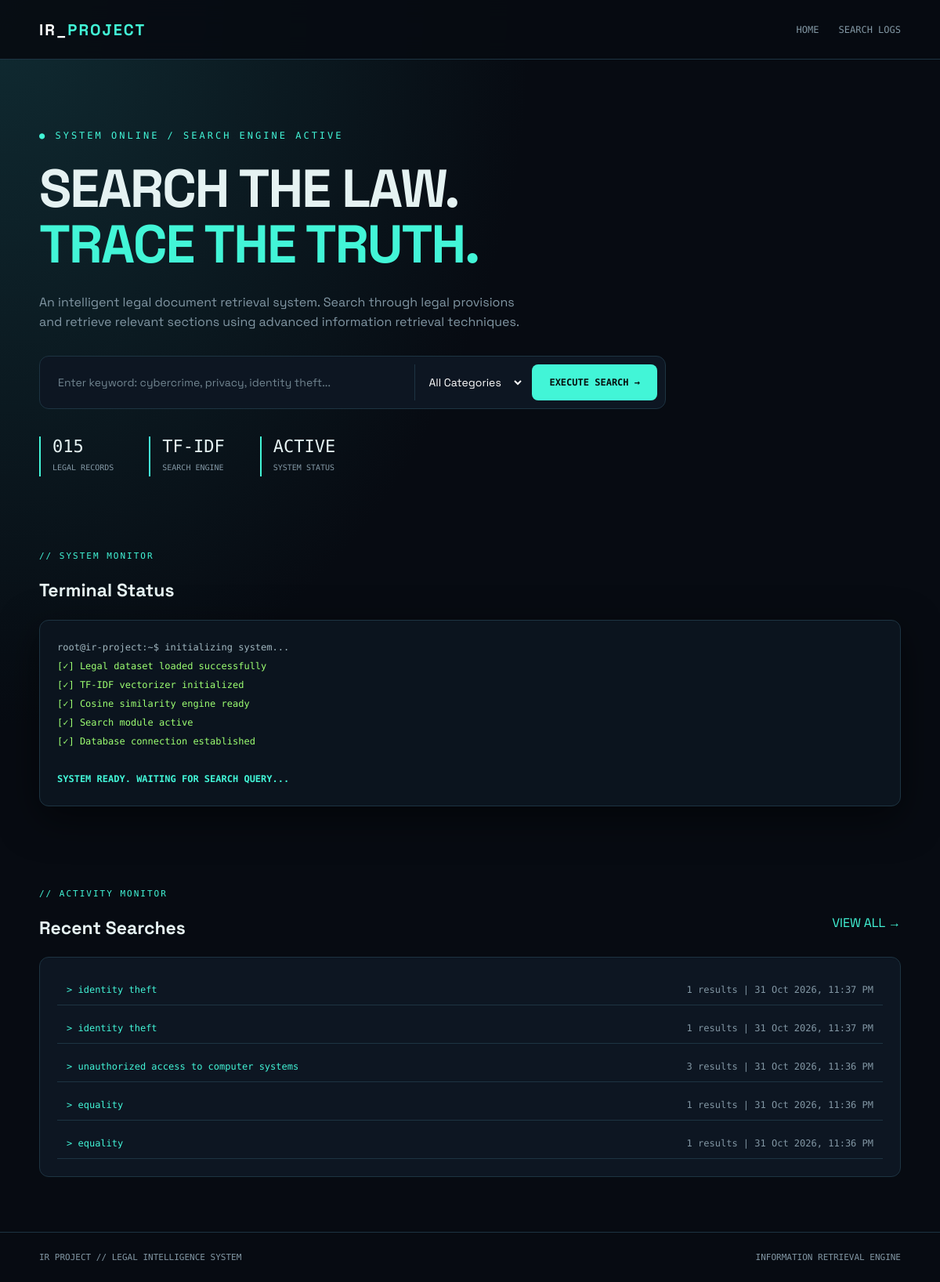
The page / on the database its author committed.
### tables this page shows
CREATE TABLE searches (
            id INTEGER PRIMARY KEY AUTOINCREMENT,
            query TEXT NOT NULL,
            result_count INTEGER NOT NULL,
            searched_at TEXT NOT NULL
        );

### app.py (the view)
@app.route("/", methods=["GET"])
def index():
    recent = []
    with sqlite3.connect(DB_PATH) as conn:
        recent = conn.execute(
            "SELECT query, result_count, searched_at FROM searches ORDER BY id DESC LIMIT 5"
        ).fetchall()
    return render_template("index.html", categories=get_categories(), recent=recent)

### app.py (called while the page is built)
def get_categories():
    return sorted({item["category"] for item in DATA})

### templates/index.html (shortened to what this page needs)
{% extends "base.html" %}
{% block content %}
<section class="hero wrap">
    <div class="eyebrow">
        ● SYSTEM ONLINE / SEARCH ENGINE ACTIVE
    </div>
    <h1>
        SEARCH THE LAW.<br>
        <em>TRACE THE TRUTH.</em>
    </h1>
    <p>
        An intelligent legal document retrieval system.
        Search through legal provisions and retrieve relevant
        sections using advanced information retrieval techniques.
    </p>
    <form action="/search" method="GET" class="searchbox">
        <input
            type="text"
            name="q"
            placeholder="Enter keyword: cybercrime, privacy, identity theft..."
            required
        >
        <select name="category">
            <option value="All">All Categories</option>
        </select>
        <button type="submit" class="btn">
            EXECUTE SEARCH →
        </button>
    </form>
    <div class="stats">
        <div class="stat">
            <b>015</b>
            <span>LEGAL RECORDS</span>
        </div>
        <div class="stat">
            <b>TF-IDF</b>
            <span>SEARCH ENGINE</span>
        </div>
        <div class="stat">
            <b>ACTIVE</b>
            <span>SYSTEM STATUS</span>
        </div>
    </div>
</section>
<section class="wrap section">
    <div class="section-head">
        <div>
            <div class="section-kicker">
                // SYSTEM MONITOR
            </div>
            <h2>Terminal Status</h2>
        </div>
    </div>
    <div class="terminal">
        <div>root@ir-project:~$ initializing system...</div>
        <div class="ok">[✓] Legal dataset loaded successfully</div>
        <div class="ok">[✓] TF-IDF vectorizer initialized</div>
        <div class="ok">[✓] Cosine similarity engine ready</div>
        <div class="ok">[✓] Search module active</div>
        <div class="ok">[✓] Database connection established</div>
        <br>
        <strong>
            SYSTEM READY. WAITING FOR SEARCH QUERY...
        </strong>
    </div>
</section>
<section class="wrap section">
    <div class="section-head">
        <div>
            <div class="section-kicker">
                // ACTIVITY MONITOR
            </div>
            <h2>Recent Searches</h2>
        </div>
        <a href="/history">VIEW ALL →</a>
    </div>
    {% if recent %}
    <div class="panel history-list">
        {% for q,n,t in recent %}
        <div class="history-row">
            <a href="/search?q={{ q|urlencode }}">
                > {{ q }}
            </a>
            <span class="muted">
                {{ n }} results | {{ t }}
            </span>
        </div>
        {% endfor %}
    </div>
    {% else %}
    <div class="empty">
        No search activity yet. Start your first query!
    </div>
    {% endif %}
</section>
{% endblock %}

### static/style.css (style rules this page uses)
:root { --bg: #070b12; --panel: #0d1622; --border: #1d3442; --cyan: #42f5d7; --green: #9dff72; --text: #e5f2f2; --muted: #8297a4; --mono: 'DM Mono', monospace; --sans: 'Space Grotesk', sans-serif; }
* { box-sizing: border-box; }
body { margin: 0; background: radial-gradient(ellipse at top left, #102b32, transparent 40%), var(--bg); color: var(--text); font-family: var(--sans); min-height: 100vh; line-height: 1.6; }
a { color: var(--cyan); text-decoration: none; }
.wrap { width: min(1100px, 92%); margin: auto; }
.hero { padding: 90px 0 60px; }
.eyebrow { color: var(--cyan); font: 12px var(--mono); letter-spacing: 3px; }
.hero h1 { font-size: clamp(42px, 6vw, 68px); line-height: 1.05; margin: 25px 0; letter-spacing: -2px; }
.hero h1 em { color: var(--cyan); font-style: normal; }
.hero p { color: var(--muted); max-width: 620px; font-size: 16px; }
.searchbox { background: var(--panel); border: 1px solid var(--border); border-radius: 12px; padding: 10px; display: flex; gap: 10px; margin-top: 30px; max-width: 800px; }
.searchbox input, .searchbox select { background: transparent; border: none; outline: none; color: white; padding: 13px; font: 14px var(--sans); min-width: 0; }
.searchbox input { flex: 1; }
.searchbox input::placeholder { color: #718590; }
.searchbox select { border-left: 1px solid var(--border); max-width: 170px; }
.searchbox option { background: #0d1622; color: white; }
.btn { background: var(--cyan); color: #07110f; border: none; border-radius: 8px; padding: 13px 22px; font: 700 12px var(--mono); cursor: pointer; transition: .3s; }
.stats { display: flex; gap: 45px; margin-top: 35px; }
.stat { border-left: 2px solid var(--cyan); padding-left: 15px; }
.stat b { display: block; font: 22px var(--mono); }
.stat span { color: var(--muted); font: 10px var(--mono); }
.terminal { background: #0b141e; border: 1px solid var(--border); border-radius: 12px; padding: 22px; font: 12px/2 var(--mono); color: #a0b6bf; box-shadow: 0 15px 50px #0008; }
.terminal strong { color: var(--cyan); }
.terminal .ok { color: var(--green); }
.section { padding: 35px 0 70px; }
.section h2 { font-size: 23px; }
.section-head { display: flex; justify-content: space-between; align-items: center; }
.section-kicker { color: var(--cyan); font: 11px var(--mono); letter-spacing: 2px; }
.panel, .result, .docbox, .empty { background: var(--panel); border: 1px solid var(--border); border-radius: 12px; padding: 22px; }
.result p, .muted, .meta { color: var(--muted); }
.history-list { display: grid; gap: 10px; }
.history-row { display: flex; justify-content: space-between; padding: 12px; border-bottom: 1px solid var(--border); font: 12px var(--mono); }

### rows shown on the page
searches: query "identity theft", result_count "1", searched_at "31 Oct 2026, 11:37 PM"
searches: query "identity theft", result_count "1", searched_at "31 Oct 2026, 11:37 PM"
searches: query "unauthorized access to computer systems", result_count "3", searched_at "31 Oct 2026, 11:36 PM"
searches: query "equality", result_count "1", searched_at "31 Oct 2026, 11:36 PM"
searches: query "equality", result_count "1", searched_at "31 Oct 2026, 11:36 PM"
